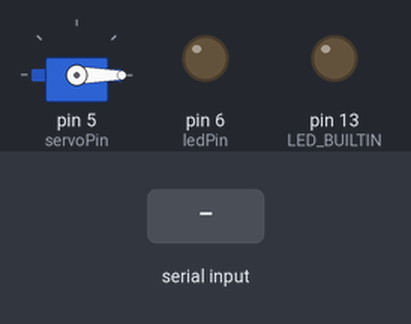
Simulated run of this sketch. Board: Arduino Uno, built with avr-gcc and run on an emulated ATmega328P. Parts: servo, output pins drawn as LEDs (lit = HIGH). The inputs (shaded band) are chosen by the test bench. What the sketch prints to the serial monitor is not drawn.

Above: at 1.2 s.
1.3 s: byte 255 (255) received over Serial
At 2.7 s:
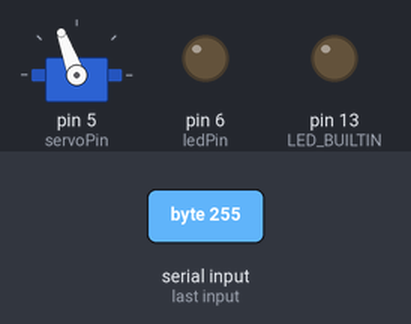
3.0 s: byte 123 (123) received over Serial
At 4.1 s:
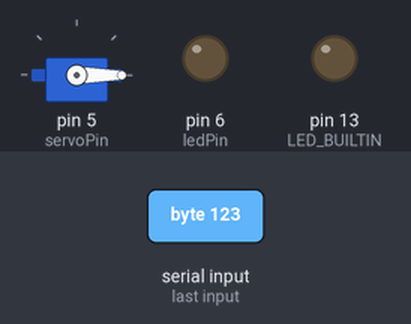
Timing chart, 0 to 6.0 s (numbered marks = the images above; inputs shaded):
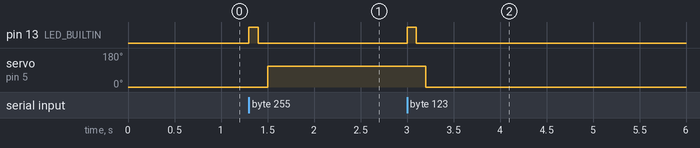

Measured:
- after the input at 1.3 s, pin 13 (LED_BUILTIN): LOW → HIGH at once, → LOW 0.10 s later; servo on pin 5 (servoPin): 0° → 110° after 0.20 s
- after the input at 3.0 s, pin 13 (LED_BUILTIN): LOW → HIGH at once, → LOW 0.10 s later; servo on pin 5 (servoPin): 110° → 0° after 0.20 s

The sketch:

arduino_code.ino
```cpp
#include <Servo.h>
Servo servoMotor;

int servoPin = 5;
int start = 1;
int ledPin = 6;

void setup() {
  pinMode(ledPin, OUTPUT);
  pinMode(LED_BUILTIN, OUTPUT);
  Serial.begin(9600);           // initialize serial communications
  servoMotor.attach(servoPin);
  servoMotor.write(0);
}

void loop() {
   if (Serial.available() > 0) { // if there's serial data available
     int inByte = Serial.read();   // read it
     Serial.write(inByte);         // send it back out as raw binary data
     if (inByte == 255){
      digitalWrite(LED_BUILTIN, HIGH);
      delay(100);
      digitalWrite(LED_BUILTIN, LOW);
      delay(100);
      int servoAngle = 110;
      servoMotor.write(servoAngle);       // use it to set the servo brightness
      //delay(1000);                // waits for 2 seconds
      //servoMotor.write(0); // sets the servo off
     }else if(inByte == 123){
      digitalWrite(LED_BUILTIN, HIGH);
      delay(100);
      digitalWrite(LED_BUILTIN, LOW);
      delay(100);
      servoMotor.write(0);
     }
   }
      //servoMotor.write(100);
//      if (start == 1){
//        servoMotor.write(10);
//        int servoAngle = 100;
//        servoMotor.write(servoAngle);       // use it to set the servo brightness
//        delay(1000);                // waits for 2 seconds
//        servoMotor.write(10); // sets the servo off
//        delay(1000);
//        Serial.println(1);
//        start = 0;
//      }else{
//      }

//  if (Serial.available() > 0) { // if there's serial data available
//    int inByte = Serial.read();   // read it
//    Serial.write(inByte);         // send it back out as raw binary data
//    analogWrite(ledPin, inByte);       // use it to set the LED brightness
//    delay(2000);                // waits for 2 seconds
//    analogWrite(ledPin, 0);  // sets the LED off
//  }

}
```
